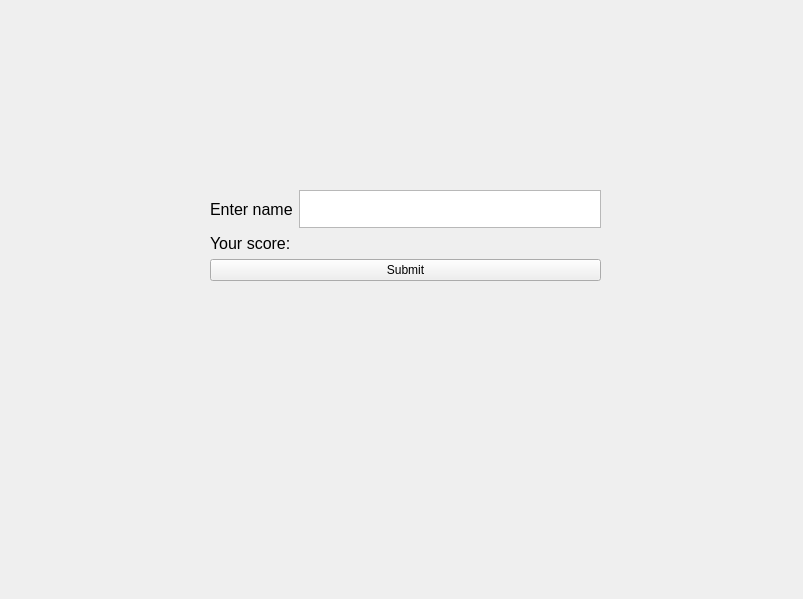
<?xml version="1.0" encoding="UTF-8"?>
<ui version="4.0">
 <class>Form</class>
 <widget class="QWidget" name="Form">
  <property name="geometry">
   <rect>
    <x>0</x>
    <y>0</y>
    <width>803</width>
    <height>599</height>
   </rect>
  </property>
  <property name="windowTitle">
   <string>Form</string>
  </property>
  <widget class="QWidget" name="">
   <property name="geometry">
    <rect>
     <x>210</x>
     <y>190</y>
     <width>391</width>
     <height>91</height>
    </rect>
   </property>
   <layout class="QVBoxLayout" name="verticalLayout">
    <item>
     <layout class="QHBoxLayout" name="horizontalLayout">
      <item>
       <widget class="QLabel" name="namelabel">
        <property name="font">
         <font>
          <family>Ubuntu</family>
          <pointsize>12</pointsize>
         </font>
        </property>
        <property name="text">
         <string>Enter name</string>
        </property>
       </widget>
      </item>
      <item>
       <widget class="QPlainTextEdit" name="namefield"/>
      </item>
     </layout>
    </item>
    <item>
     <widget class="QLabel" name="scorlabel">
      <property name="font">
       <font>
        <family>Ubuntu</family>
        <pointsize>12</pointsize>
       </font>
      </property>
      <property name="text">
       <string>Your score:</string>
      </property>
     </widget>
    </item>
    <item>
     <widget class="QPushButton" name="sybmitBtn">
      <property name="text">
       <string>Submit</string>
      </property>
     </widget>
    </item>
   </layout>
  </widget>
 </widget>
 <resources/>
 <connections/>
</ui>
